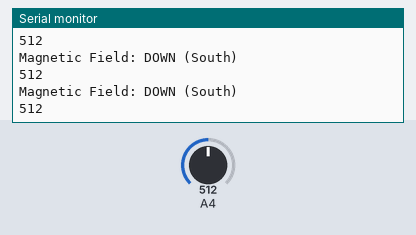
The sketch below on a simulated Arduino Uno, built with avr-gcc and run on an emulated ATmega328P. On the bench: the last lines printed to the serial monitor. Inputs (shaded band) come from the test bench; at power-on: A4 = 512.

Above: at 1.2 s.
1.3 s: A4 set to 610
At 1.58 s:
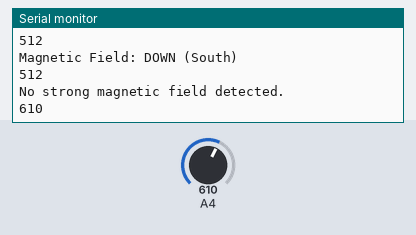
3.1 s: A4 set to 630
At 3.38 s:
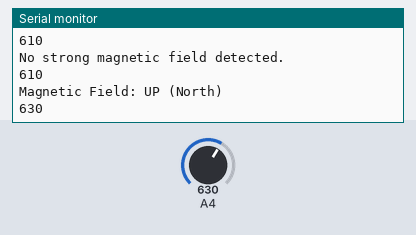
Timing chart, 0 to 6.1 s (numbered marks = the images above; inputs shaded):
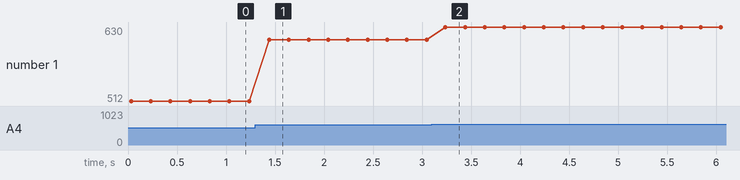

Measured:
- after the input at 1.3 s, the serial monitor: prints a new line after 0.10 s (image 1)
- after the input at 3.1 s, the serial monitor: prints a new line after 0.11 s (image 2)
- plotted number 1: 512 → 610 after the input at 1.3 s, 610 → 630 after the input at 3.1 s

The sketch:

magnetic_test_code.ino
```cpp
void setup() {
  pinMode(A4, INPUT);
  Serial.begin(9600);
}

void loop() {
  int MagVal = analogRead(A4);

  if (MagVal > 620) {
    Serial.println("Magnetic Field: UP (North)");
  } else if (MagVal < 600) {
    Serial.println("Magnetic Field: DOWN (South)");
  } else {
    Serial.println("No strong magnetic field detected.");
  }
  Serial.println(MagVal);
  delay(200);
}
```
